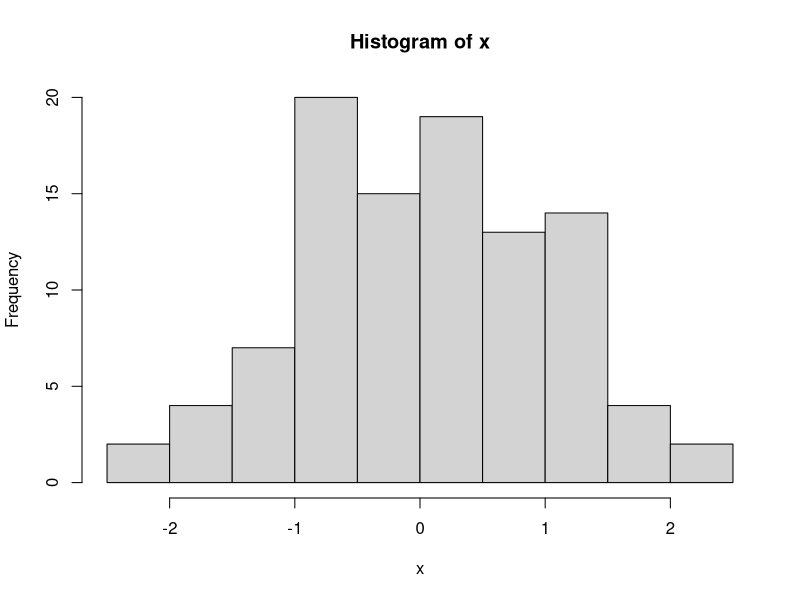
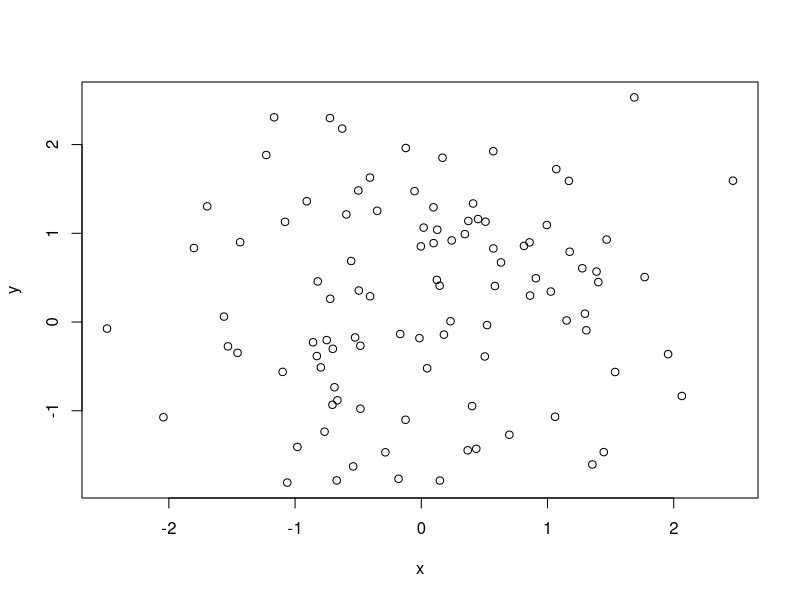
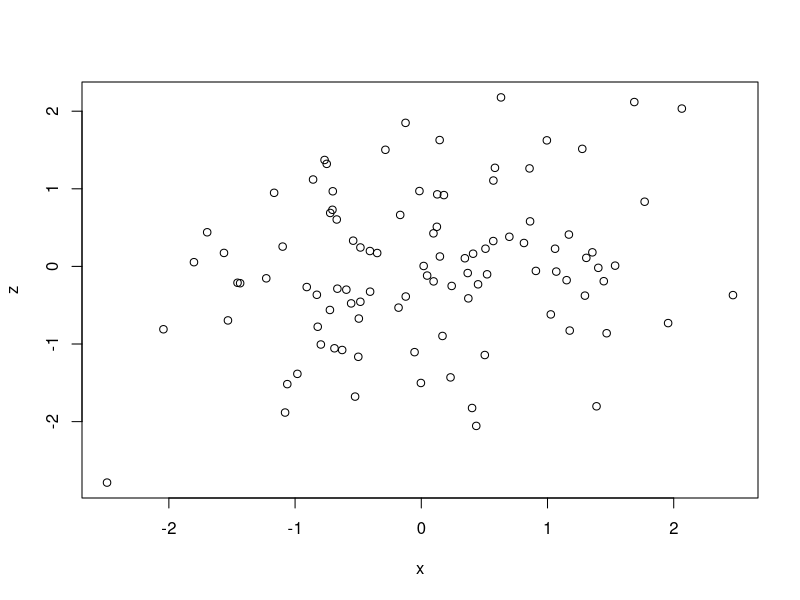
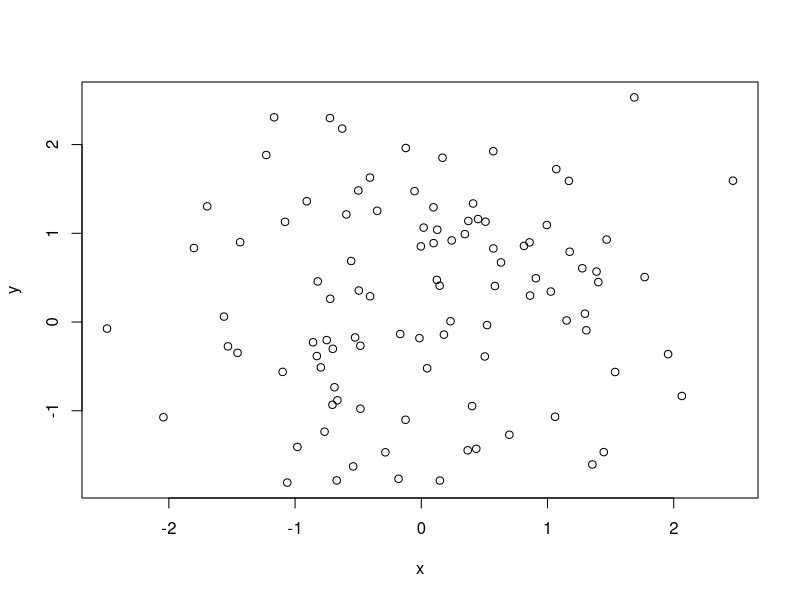
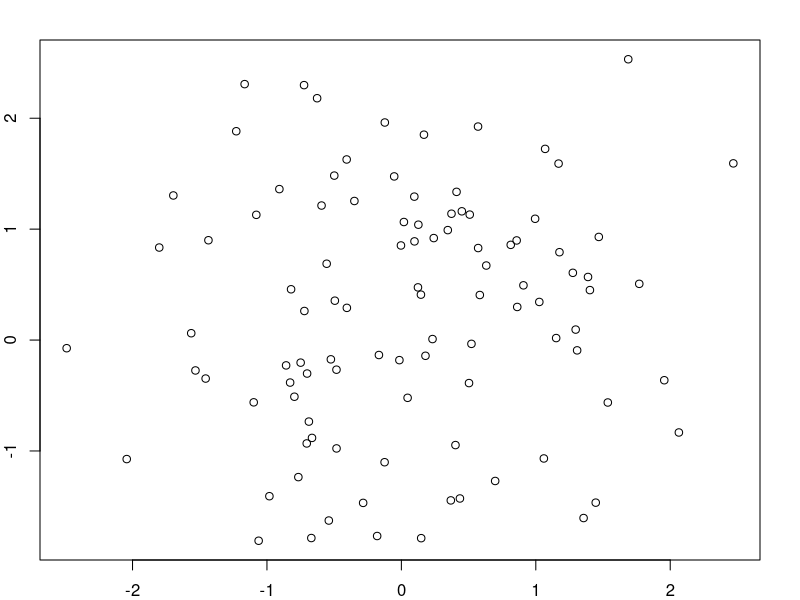
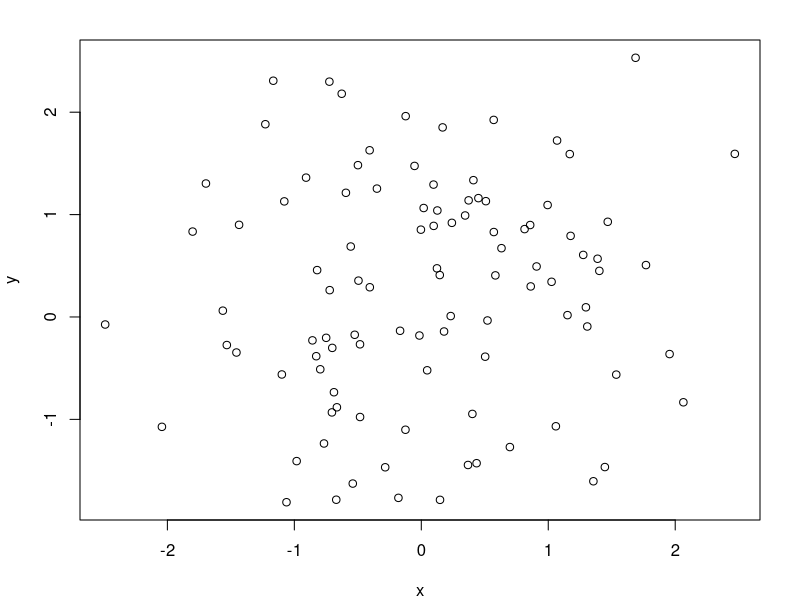
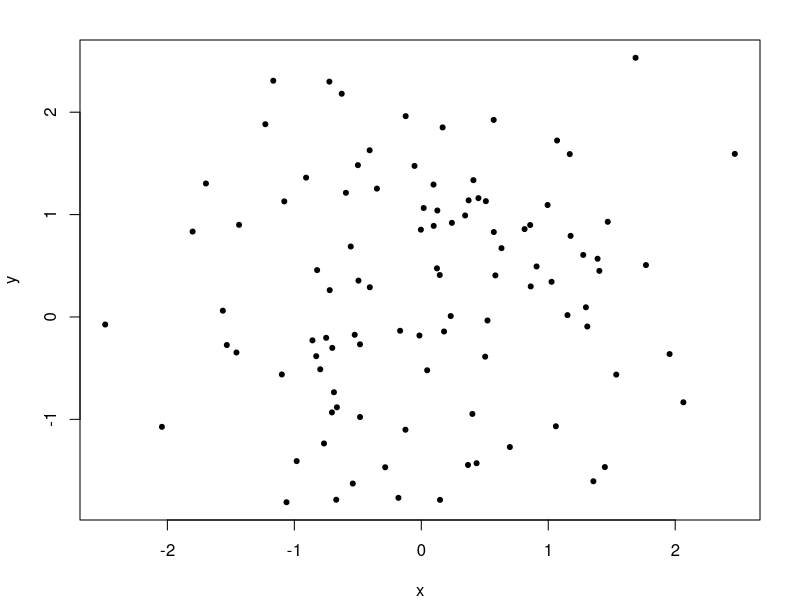
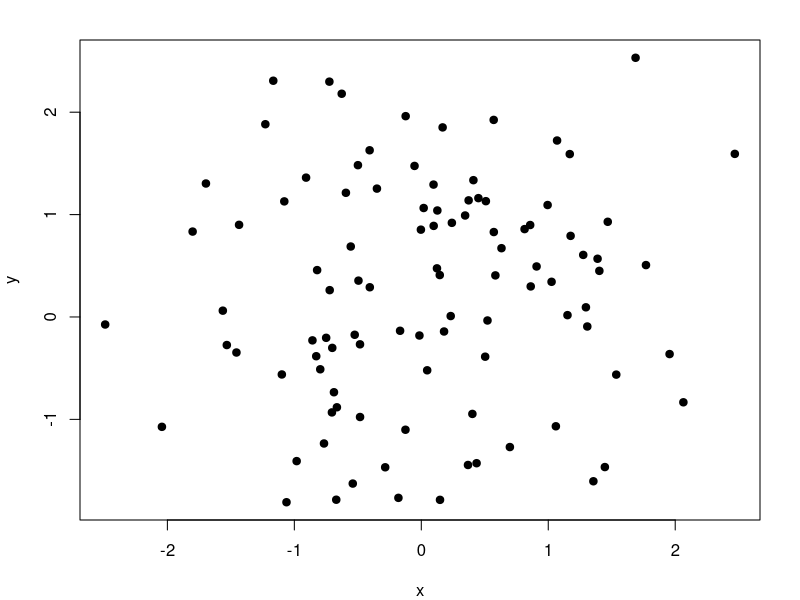

Write the R code that produced these figures, in order.
x<-rnorm(100)
hist(x)
y<-rnorm(100)
plot(x, y)
z<-rnorm(100)
plot(x, z)
plot(x, y)
par(mar=c(2,2,2,2))
plot(x, y)

par(mar=c(4,4,2,2))
plot(x, y)

plot(x, y, pch=20)
plot(x, y, pch=19)
plot(x, y, pch=2)
plot(x, y, pch=3)
plot(x, y, pch=4)

 


plot(x, y, pchShow=20)
title("Scattertplot")
text(-2,-2,"Label")
legend("topleft",legend="Data",pch=20)
fit<-lm(y~x)
abline(fit)

abline(fit,lwd=3)
abline(fit,lwd=3,col="blue")

plot(x, y, xlab="Weight",ylab="Height",main="Scatterplot", pch=20)
legend("topright",legend="Data",pch=20)
fit<-lm(y~x)
abline(fit,lwd=3,col="red")

# dividir la pantalla en varios graficos
 
z<-rpois(100,2)
par(mfrow=c(2,1))
plot(x, y, pch=20)
plot(x, z, pch=19)

par(mar=c(2,2,1,1))
plot(x, y, pch=20)
plot(x, z, pch=20)

par(mfrow=c(1,2))
plot(x, y, pch=20)
plot(x, z, pch=20)

par(mar=c(4,4,2,2))
plot(x, y, pch=20)
plot(x, z, pch=20)

par(mfrow=c(2,2))
plot(x, y, pch=20)
plot(x, z, pch=20)
plot(x, y, pch=20)
plot(x, z, pch=20)

par(mfcol=c(2,2))
plot(x, y, pch=20)
plot(x, z, pch=20)
plot(x, y, pch=20)
plot(x, z, pch=20)


x<-rnorm(100)
y<-x+rnorm(100)
g<-gl(2,50,labels=c("Male","Female"))
plot(x,y)
plot(x,y,type="n")
points(x[g=="Male"], y[g=="Male"], col="green")
points(x[g=="Female"], y[g=="Female"], col="blue")